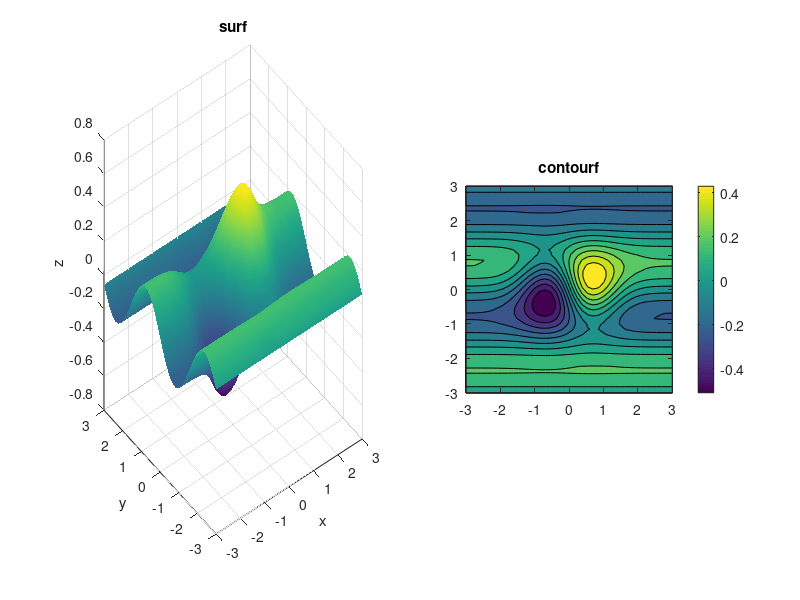

Recreate this plot in MATLAB.
% A surface, its contours and a filled contour plot.
[X, Y] = meshgrid(linspace(-3, 3, 40));
Z = X .* exp(-X.^2 - Y.^2) + 0.2 * sin(2*Y);

subplot(1, 2, 1)
surf(X, Y, Z)
shading interp
title('surf')
xlabel('x'), ylabel('y'), zlabel('z')

subplot(1, 2, 2)
contourf(X, Y, Z, 12)
colorbar
axis equal tight
title('contourf')
